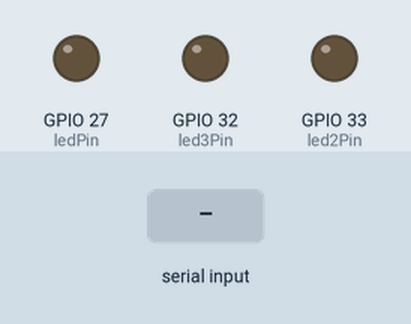
Simulated run of this sketch. Board: ESP32. Shown: output pins drawn as LEDs (lit = HIGH). Dashed ring = blinking. Inputs (shaded band) come from the test bench. What the sketch prints to the serial monitor is not drawn.

Above: at 1.7 s.
1.8 s: "90,45\n" received over Serial
At 1.96 s:
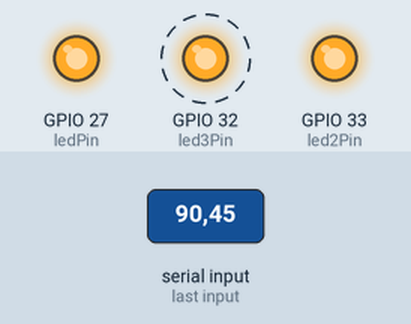
4.8 s: "30,150\n" received over Serial
At 6.2 s:
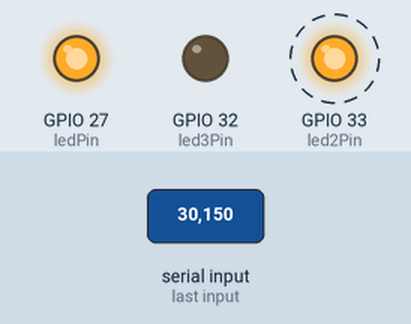
9.3 s: "0\n" received over Serial
At 14.9 s:
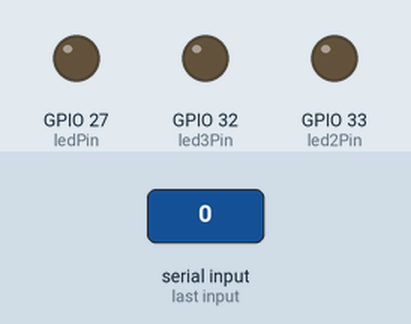
Timing chart, 0 to 15.8 s (numbered marks = the images above; inputs shaded):
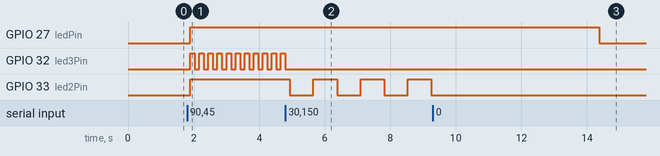

Measured:
- after the input at 1.8 s, GPIO 27 (ledPin), GPIO 33 (led2Pin): LOW → HIGH after 0.10 s; GPIO 32 (led3Pin): alternates HIGH for 0.14 s and LOW for 0.14 s, starting after 0.10 s
- after the input at 4.8 s, GPIO 27 (ledPin): stays HIGH (without the input it goes to LOW after 2.1 s); GPIO 32 (led3Pin): stops changing and stays LOW
- after the input at 9.3 s, GPIO 27 (ledPin): HIGH → LOW after 5.1 s instead of 0.67 s

The sketch:

esp32.ino
```cpp
#include <Arduino.h>

// ==============================
// Pin Configuration (กำหนดเองได้)
// ==============================
const int ledPin  = 27;   // LED 1 (ไม่ได้ใช้ใน logic นี้)
const int led2Pin = 33;   // LED 2
const int led3Pin = 32;   // LED 3

// ==============================
// Shared State (volatile สำหรับ Multi-task)
// ==============================
volatile int cpuLoad      = 0;
volatile int blinkInterval = 1000;


// ==============================
// Connection State
//===============================
volatile bool isConnected = false;
volatile unsigned long lastReceived = 0;
const unsigned long TIMEOUT_MS = 5000;

// ==============================
// Setup
// ==============================
void setup() {
  setCpuFrequencyMhz(80);

  Serial.begin(115200);

  pinMode(ledPin,  OUTPUT); digitalWrite(ledPin,  LOW);
  pinMode(led2Pin, OUTPUT); digitalWrite(led2Pin, LOW);
  pinMode(led3Pin, OUTPUT); digitalWrite(led3Pin, LOW);

  xTaskCreate(taskSerial, "SerialTask", 2048, NULL, 1, NULL);
  xTaskCreate(taskLED,    "LEDTask",    1024, NULL, 1, NULL);

  delay(500);
  Serial.println("ESP32 Monitoring Device");
}

void loop() {
  vTaskDelete(NULL);
}

// ==============================
// Task: Serial Input
// ==============================
void taskSerial(void *pvParameters) {
  char buffer[32];
  int index = 0;

  while (true) {
    if (Serial.available() > 0) {
      char c = Serial.read();

      if (c == '\n' || c == '\r') {
        buffer[index] = '\0';

        if (index > 0) {
          if (strcmp(buffer, "ACK") == 0) {
            Serial.println("ESP32 Monitoring Device");
            isConnected = true;
            lastReceived  = millis();
          } else {
            int val = atoi(buffer);
            if (val < 0)   val = 0;
            if (val > 100) val = 100;
            cpuLoad = val;
            lastReceived = millis();
            isConnected  = true;
            // คำนวณ interval เฉพาะตอนค่าเปลี่ยน
            if (cpuLoad > 0 && cpuLoad < 100) {
              blinkInterval = map(cpuLoad, 1, 99, 1000, 50);
            }

          }
          index = 0;
        }
      } else if (index < 31) {
        buffer[index++] = c;
      }
    }
    vTaskDelay(pdMS_TO_TICKS(10));
  }
}

// ==============================
// Task: LED Control
// ==============================
void taskLED(void *pvParameters) {
  bool led2State = false;
  bool led3State = false;

  while (true) {
    // เช็ค timeout
    bool connected = isConnected && (millis() - lastReceived <= TIMEOUT_MS);
    if (!connected) {
      isConnected = false;
      digitalWrite(ledPin,  LOW);
      digitalWrite(led2Pin, LOW);
      digitalWrite(led3Pin, LOW);
      led2State = false;
      led3State = false;
      vTaskDelay(pdMS_TO_TICKS(100));
      continue;
    }

    // LED1 แสดงสถานะ connected
    digitalWrite(ledPin, HIGH);

    int load = cpuLoad;

    if (load == 0) {
      digitalWrite(led2Pin, LOW);
      digitalWrite(led3Pin, LOW);
      led2State = false;
      led3State = false;
      vTaskDelay(pdMS_TO_TICKS(100));

    } else if (load <= 49) {
      digitalWrite(led3Pin, LOW);
      led3State = false;
      led2State = !led2State;
      digitalWrite(led2Pin, led2State);
      vTaskDelay(pdMS_TO_TICKS(blinkInterval));

    } else if (load <= 99) {
      digitalWrite(led2Pin, HIGH);
      led2State = true;
      led3State = !led3State;
      digitalWrite(led3Pin, led3State);
      vTaskDelay(pdMS_TO_TICKS(blinkInterval));

    } else {
      digitalWrite(led2Pin, HIGH);
      digitalWrite(led3Pin, HIGH);
      led2State = true;
      led3State = true;
      vTaskDelay(pdMS_TO_TICKS(100));
    }
  }
}
```
